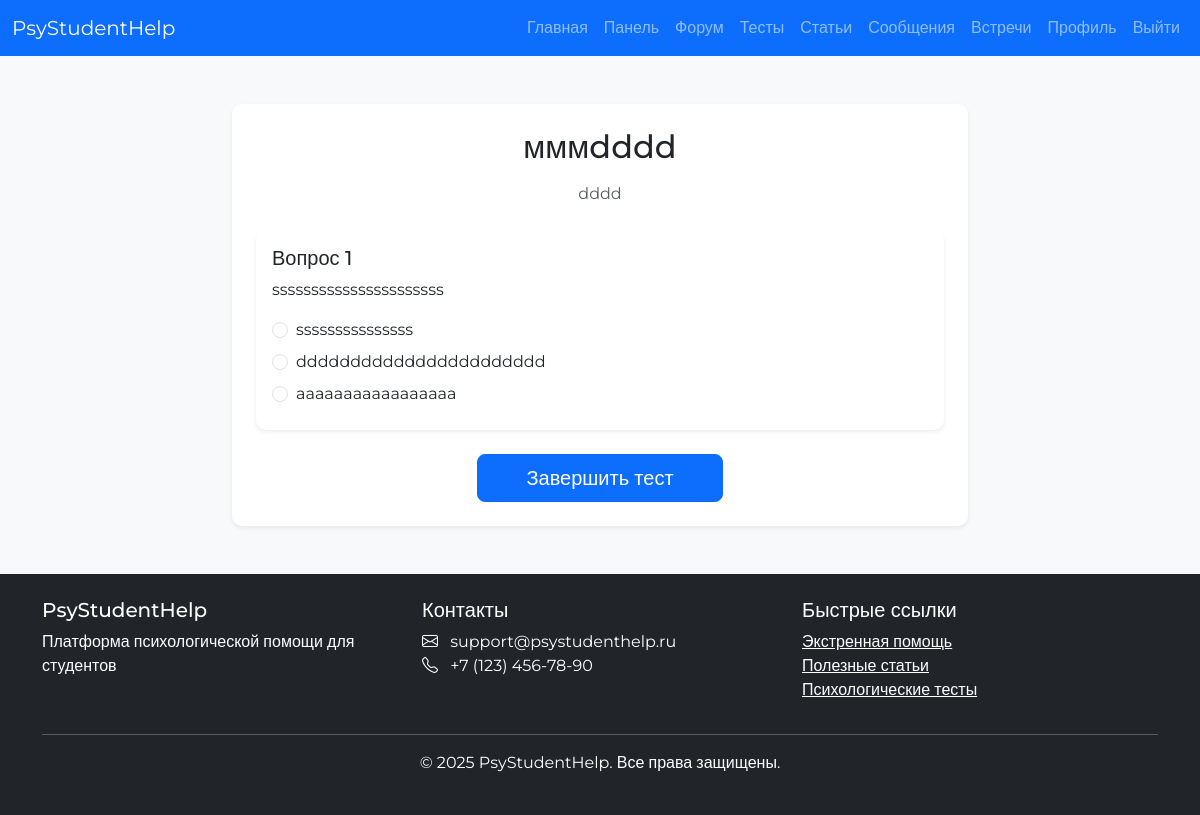
/tests/1/take (signed in), run on the app's committed database.
### main.py (models this page shows)
class Test(db.Model):
    id = db.Column(db.Integer, primary_key=True)
    title = db.Column(db.String(200), nullable=False)
    description = db.Column(db.Text)
    user_id = db.Column(db.Integer, db.ForeignKey('user.id'), nullable=False)
    created_at = db.Column(db.DateTime, default=datetime.utcnow)
    is_active = db.Column(db.Boolean, default=True)
    questions = db.relationship('Question', backref='test', lazy=True, cascade='all, delete-orphan')
    results = db.relationship('TestResult', backref='test', lazy=True, cascade='all, delete-orphan')
    interpretations = db.relationship('TestInterpretation', backref='test', lazy=True, cascade='all, delete-orphan')
    interpretations = db.relationship(
        'TestInterpretation',
        backref='test',
        lazy=True,
        cascade='all, delete-orphan',
        order_by='TestInterpretation.min_score'
    )

class Question(db.Model):
    id = db.Column(db.Integer, primary_key=True)
    text = db.Column(db.Text, nullable=False)
    test_id = db.Column(db.Integer, db.ForeignKey('test.id'), nullable=False)
    question_type = db.Column(db.String(20), nullable=False)  # text | single_choice | multiple_choice | scale_choice
    options = db.relationship('QuestionOption', backref='question', lazy=True, cascade='all, delete-orphan')

class QuestionOption(db.Model):
    id = db.Column(db.Integer, primary_key=True)
    text = db.Column(db.String(200), nullable=False)
    question_id = db.Column(db.Integer, db.ForeignKey('question.id'), nullable=False)
    score = db.Column(db.Integer)  # может быть None для текстовых

### main.py (the view, shortened to what this page needs)
@app.route('/tests/<int:test_id>/take', methods=['GET', 'POST'])
def take_test(test_id):
    if 'user_id' not in session or not is_student():
        return redirect(url_for('login'))
    test = Test.query.get_or_404(test_id)
    if not test.is_active:
        flash('Этот тест сейчас недоступен', 'danger')
        return redirect(url_for('tests'))
    existing_result = TestResult.query.filter_by(user_id=session['user_id'], test_id=test_id).first()
    if existing_result:
        flash('Вы уже проходили этот тест', 'info')
        return redirect(url_for('test_result', result_id=existing_result.id))
    return render_template('take_test.html', test=test)

### main.py (called while the page is built)
def is_psychologist():
    return 'user_id' in session and User.query.get(session['user_id']).role == 'psychologist'

def is_student():
    return 'user_id' in session and User.query.get(session['user_id']).role == 'student'

def get_current_user():
    if 'user_id' in session:
        return User.query.get(session['user_id'])
    return None

### templates/take_test.html (shortened to what this page needs)
{% extends "base.html" %}
{% block content %}
<div class="row justify-content-center">
    <div class="col-md-10 col-lg-8">
        <div class="card shadow-sm">
            <div class="card-body p-4">
                <h2 class="card-title text-center mb-3">{{ test.title }}</h2>
                {% if test.description %}
                <p class="text-muted text-center mb-4">{{ test.description }}</p>
                {% endif %}
                <form method="POST" action="{{ url_for('take_test', test_id=test.id) }}">
                    {% for question in test.questions %}
                    <div class="card mb-3 border-0 shadow-sm">
                        <div class="card-body">
                            <h5 class="card-title">Вопрос {{ loop.index }}</h5>
                            <p class="card-text">{{ question.text }}</p>
                            {% if question.question_type == 'text' %}
                                <textarea class="form-control" name="answer_{{ question.id }}" rows="3" required></textarea>
                            {% elif question.question_type == 'scale_choice' %}
                                {% for option in question.options %}
                                <div class="form-check mb-2">
                                    <input
                                        class="form-check-input"
                                        type="radio"
                                        name="answer_{{ question.id }}"
                                        id="scale_{{ option.id }}"
                                        value="{{ option.id }}"
                                        required>
                                    <label class="form-check-label" for="scale_{{ option.id }}">
                                        {{ option.text }}
                                    </label>
                                </div>
                                {% endfor %}
                            {% endif %}
                        </div>
                    </div>
                    {% endfor %}
                    <div class="text-center mt-4">
                        <button type="submit" class="btn btn-primary btn-lg px-5">
                            Завершить тест
                        </button>
                    </div>
                </form>
            </div>
        </div>
    </div>
</div>
{% endblock %}

### static/css/style.css (style rules this page uses)
body { font-family: 'Montserrat', sans-serif; background-color: #f8f9fa; }
.card { border: none; border-radius: 10px; box-shadow: 0 4px 6px rgba(0, 0, 0, 0.1); transition: transform 0.3s ease, box-shadow 0.3s ease; }

### data on the page
Test: title "мммdddd", description "dddd"
Question: text "ssssssssssssssssssssss"
QuestionOption: text "sssssssssssssss"
QuestionOption: text "ddddddddddddddddddddddd"
QuestionOption: text "aaaaaaaaaaaaaaaaa"
